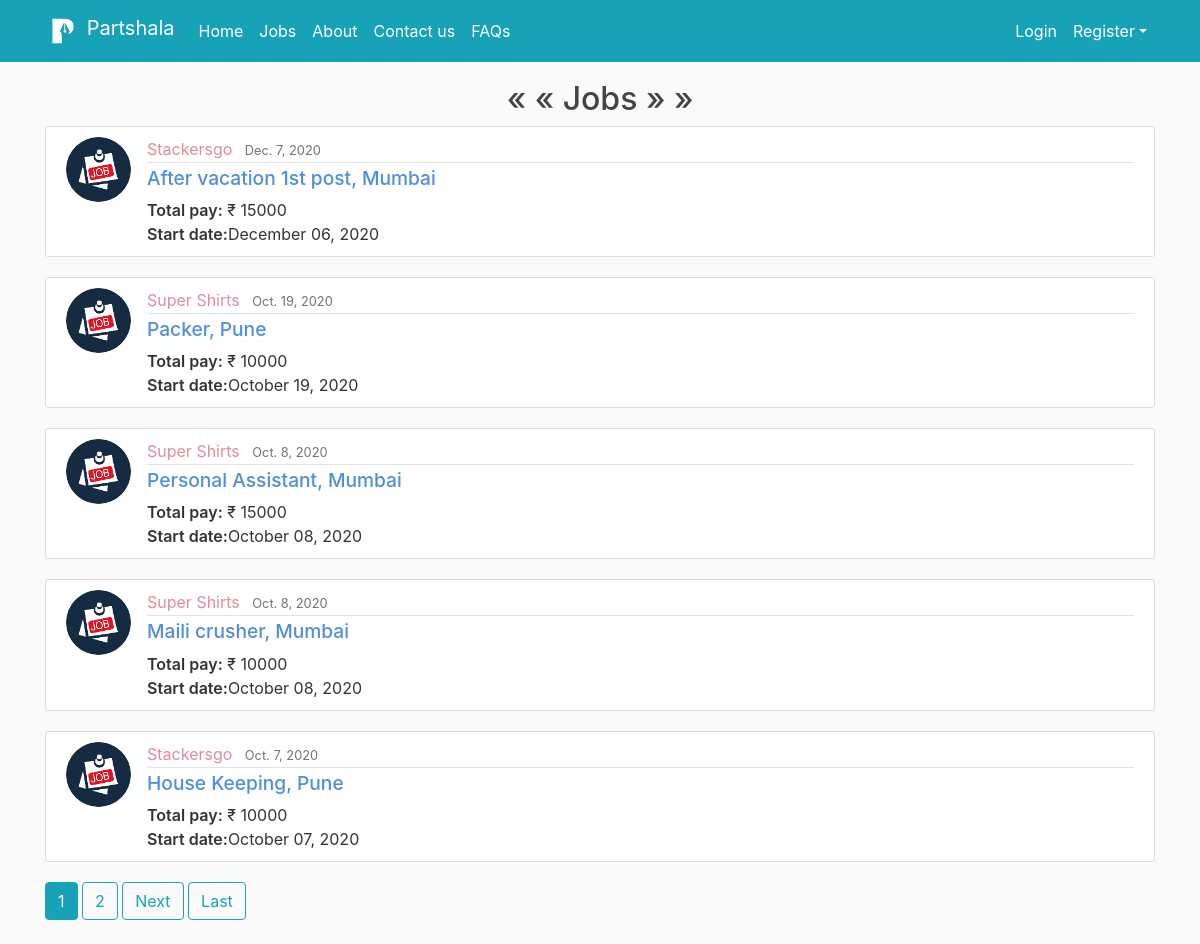
Screenshot of /jobs/ with the database file from the repository.
### blog/models.py (models this page shows, shortened)
class Post(models.Model):
    job_title = models.CharField(max_length=100)
    job_description = models.TextField()
    skills_reqd = models.TextField(default='Skills expected')
    post_date = models.DateField(default=timezone.now)
    start_date = models.DateField("Start date: (yyyy-mm-dd)", auto_now_add=False, auto_now=False, blank=False,default=timezone.now)
    end_date = models.DateField("End date: (yyyy-mm-dd)", auto_now_add=False, auto_now=False, blank=False,default=timezone.now)
    start_time = models.TimeField("Start time: (HH:MM)", blank=False, null=True)
    end_time = models.TimeField("End time: (HH:MM)", blank=False, null=True)
    fellow = models.ForeignKey(User, on_delete=models.CASCADE)
    city = models.CharField(max_length=15, default='')
    vacancy = models.PositiveIntegerField(default=1, validators=[MaxValueValidator(50)])
    address = models.TextField(default='Reporting Address')
    stipend = models.IntegerField(default=0, blank=True)
    filled = models.BooleanField(default=False)
    is_verified = models.BooleanField(default=False)
    is_rejected = models.BooleanField(default=False)
    rejection_note = models.TextField(default='Resubmit')
    no_of_hirings = models.PositiveIntegerField(default=1, validators=[MaxValueValidator(100)])
    def get_duration(self):
        duration = (self.end_date - self.start_date).days
        return duration
    duration = property(get_duration)
    def get_total(self):
        total = self.stipend*self.no_of_hirings
        return total
    total = property(get_total)

### users/models.py (models this page shows, shortened)
class User(AbstractUser):
    username = models.CharField(unique=True,max_length=30)
    email = models.EmailField(unique=True,max_length=75)
    is_fellow = models.BooleanField(default=False)
    is_associate = models.BooleanField(default=False)

class ProfileFellow(models.Model):
    fellow = models.OneToOneField(User, on_delete=models.CASCADE)
    company_name = models.CharField(default='', max_length=100)
    first_name = models.CharField(default='', max_length=15)
    last_name = models.CharField(default='', max_length=15)
    company_profile = models.TextField(default='')
    phone = models.CharField("Phone number (without +91 or 0): 88xxx xxx88", unique=True,default='9', max_length=10)
    image = models.ImageField(default='default_fellow.png', upload_to='profile_pics_fellow')
    estd = models.PositiveIntegerField("Establishment year", default='1998', blank=False, validators=[MaxValueValidator(9999999999)])
    is_fellow = models.BooleanField(default=True)
    city = models.CharField(max_length=15, default='')
    address = models.TextField(default='Reporting Address')
    fellow_avg_rating = models.DecimalField(default=3, max_digits=2, decimal_places=1)

### blog/views.py (the view)
# urls.py: path('jobs/', PostListView.as_view(), name='jobs'),
class PostListView(ListView):
    model = Post
    template_name = 'blog/jobs.html'  # <app>/<model>_<viewtype>.html
    context_object_name = 'posts'
    ordering = ['-post_date']
    paginate_by = 5

### blog/templates/blog/jobs.html (shortened to what this page needs)
{% extends "blog/base.html" %}
{% block content %}
	<div class = <div class="row justify-content-center">
			<div class="col-lg-150">
			<div class="breadcrumb_content text-center">
			<h2>&#xab; &#xab;  Jobs  &#xbb; &#xbb;</h2>
	</div>
	{% for post in posts %}
		{% if post.is_verified %}
			<article class="media content-section">
			  <img class="rounded-circle article-img" src="{{ post.fellow.profilefellow.image.url }}">
			  <div class="media-body">
			    <div class="article-metadata">
			      <a class="mr-2" style="color: #e28b9c;" href="{% url 'fellow-posts' post.fellow %}">{{ post.fellow.profilefellow.company_name }}</a>
			      <small class="text-muted">{{ post.post_date }}</small>
			    </div>
			    <h2><a class="article-title" style="color: #4f8edc;" href="{% url 'post-detail' post.id %}">{{ post.job_title }}, {{ post.city }}</a></h2>
			    <p class="article-content" style="margin-bottom: 0rem;"> <span style="font-weight: 600"> Total pay:</span> &#8377; {{ post.stipend }}</p>
			    <p class="article-content" style="margin-bottom: 0rem;"> <span style="font-weight: 600">  Start date:</span>{{ post.start_date|date:"F d, Y" }}</p>
			  </div>
			</article>
		{% endif %}
	{% endfor %}
	{% if is_paginated %}
		{% for num in page_obj.paginator.page_range %}
			{% if page_obj.number == num %}
				<h2 class="btn btn-info mb-4">{{ num }}</h2>
			{% elif num > page_obj.number|add:'-3' and num < page_obj.number|add:'3' %}
				<a class="btn btn-outline-info mb-4" href="?page={{ num }}">{{ num }}</a>
			{% endif %}
		{% endfor %}
		{% if page_obj.has_next %}
				<a class="btn btn-outline-info mb-4" href="?page={{ page_obj.next_page_number }}">Next</a>
				<a class="btn btn-outline-info mb-4" href="?page={{ page_obj.paginator.num_pages }}">Last</a>
		{% endif %}
	{% endif %}
{% endblock content %}

### blog/static/blog/main.css (style rules this page uses)
body { background: #fafafa; color: #333333; margin-top: 5rem; }
h1, h2, h3, h4, h5, h6 { color: #444444; }
.content-section { background: #ffffff; padding: 10px 20px; border: 1px solid #dddddd; border-radius: 3px; margin-bottom: 20px; }
.article-title { color: #444444; font-size: 1.2rem }
.article-content { white-space: pre-line; }
.article-img { height: 65px; width: 65px; margin-right: 16px; }
.article-metadata { color: #444444; padding-bottom: 1px; font-size: 1rem; margin-bottom: 4px; border-bottom: 1px solid #e3e3e3 }

### rows the page displays
Post: fellow.profilefellow.image (placeholder picture), fellow.profilefellow.company_name "Stackersgo", post_date "Dec. 7, 2020", job_title "After vacation 1st post", city "Mumbai", stipend "15000", start_date "December 06, 2020"
Post: fellow.profilefellow.image (placeholder picture), fellow.profilefellow.company_name "Super Shirts", post_date "Oct. 19, 2020", job_title "Packer", city "Pune", stipend "10000", start_date "October 19, 2020"
Post: fellow.profilefellow.image (placeholder picture), fellow.profilefellow.company_name "Super Shirts", post_date "Oct. 8, 2020", job_title "Personal Assistant", city "Mumbai", stipend "15000", start_date "October 08, 2020"
Post: fellow.profilefellow.image (placeholder picture), fellow.profilefellow.company_name "Super Shirts", post_date "Oct. 8, 2020", job_title "Maili crusher", city "Mumbai", stipend "10000", start_date "October 08, 2020"
Post: fellow.profilefellow.image (placeholder picture), fellow.profilefellow.company_name "Stackersgo", post_date "Oct. 7, 2020", job_title "House Keeping", city "Pune", stipend "10000", start_date "October 07, 2020"

### other values shown
{{ num }} "1"
{{ num }} "2"
